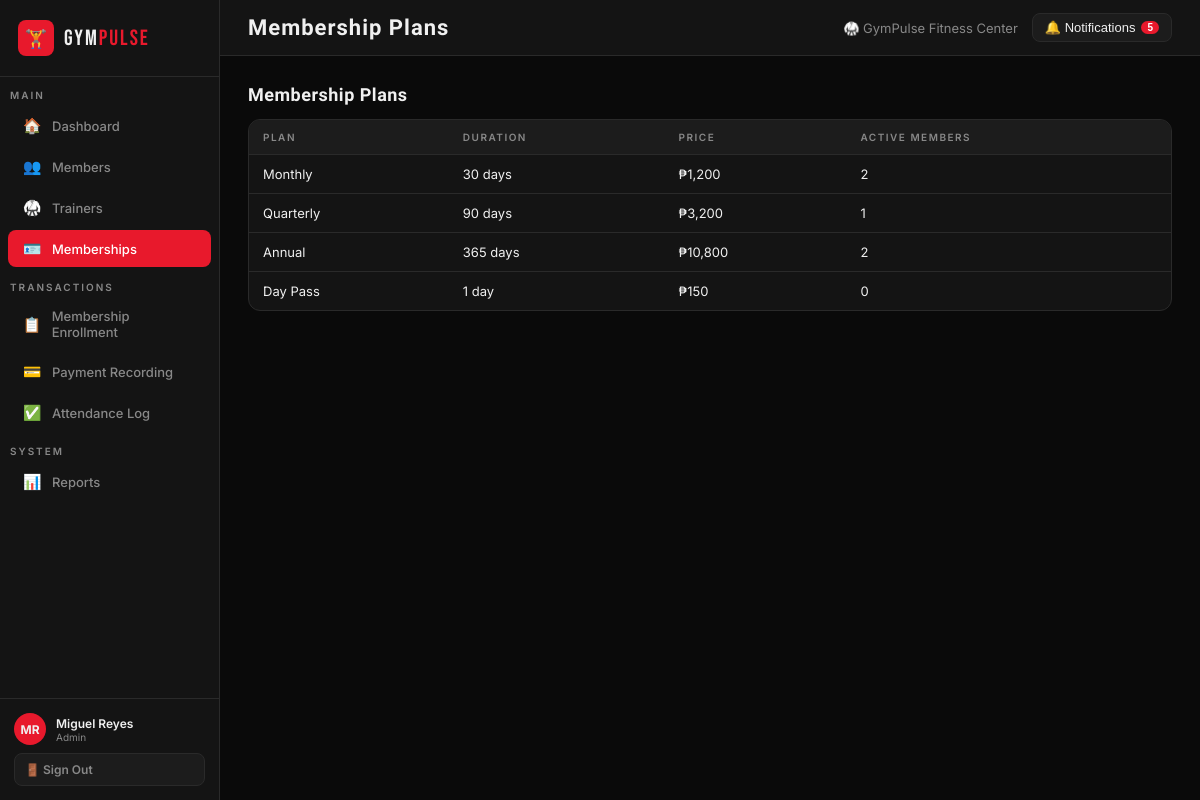
Page /memberships.php (signed in) on the committed database.
### tables this page shows
CREATE TABLE IF NOT EXISTS membership_plans (
    id INT AUTO_INCREMENT PRIMARY KEY,
    plan_name VARCHAR(100) NOT NULL,
    duration_days INT NOT NULL,
    price DECIMAL(10,2) NOT NULL,
    description VARCHAR(255)
);

### memberships.php (the view, shortened to what this page needs)
<?php
require_once __DIR__ . '/includes/header.php';
$pdo = getDB();
$plans = $pdo->query("
    SELECT p.*, COUNT(m.id) AS member_count
    FROM membership_plans p
    LEFT JOIN members m ON m.plan_id=p.id AND m.status='Active'
    GROUP BY p.id
")->fetchAll();
?>
<div class="page active">
  <div class="section-head"><h3>Membership Plans</h3></div>
  <div class="table-wrap">
    <table>
      <thead><tr><th>Plan</th><th>Duration</th><th>Price</th><th>Active Members</th></tr></thead>
      <tbody>
        <?php foreach ($plans as $p): ?>
        <tr>
          <td><?= htmlspecialchars($p['plan_name']) ?></td>
          <td><?= $p['duration_days'] ?> day<?= $p['duration_days'] > 1 ? 's' : '' ?></td>
          <td>₱<?= number_format($p['price'], 0) ?></td>
          <td><?= $p['member_count'] ?></td>
        </tr>
        <?php endforeach; ?>
      </tbody>
    </table>
  </div>
</div>
<?php require_once __DIR__ . '/includes/footer.php'; ?>

### header.php (style rules this page uses)
:root { --red:#e8192c;--red-dark:#b01020;--red-glow:rgba(232,25,44,0.3);--bg:#0a0a0a;--surface:#141414;--surface2:#1c1c1c;--surface3:#242424;--border:#2a2a2a;--text:#f0f0f0;--muted:#888;--active:#22c55e;--pending:#f59e0b;--expired:#ef4444; }
* { margin:0;padding:0;box-sizing:border-box; }
body { font-family:'Inter',sans-serif;background:var(--bg);color:var(--text);min-height:100vh;display:flex; }
.page { display:none;padding:28px; }
.page.active { display:block; }
.section-head { display:flex;align-items:center;justify-content:space-between;margin-bottom:14px; }
.section-head h3 { font-family:'Rajdhani',sans-serif;font-size:18px;font-weight:700;letter-spacing:.5px; }
.table-wrap { background:var(--surface);border:1px solid var(--border);border-radius:12px;overflow:hidden;margin-bottom:20px; }
table { width:100%;border-collapse:collapse;font-size:13px; }
th { background:var(--surface2);padding:11px 14px;text-align:left;font-size:10px;letter-spacing:1.5px;color:var(--muted);font-weight:600;text-transform:uppercase; }
td { padding:11px 14px;border-top:1px solid var(--border); }

### rows in the picture
membership_plans: plan_name "Monthly", duration_days "30", price "1,200", member_count "2"
membership_plans: plan_name "Quarterly", duration_days "90", price "3,200", member_count "1"
membership_plans: plan_name "Annual", duration_days "365", price "10,800", member_count "2"
membership_plans: plan_name "Day Pass", duration_days "1", price "150", member_count "0"

### other values in the picture
$user['initials'] "MR"
$user['full_name'] "Miguel Reyes"
$user['role'] "Admin"
$pageTitle "Membership Plans"
$unread "5"
